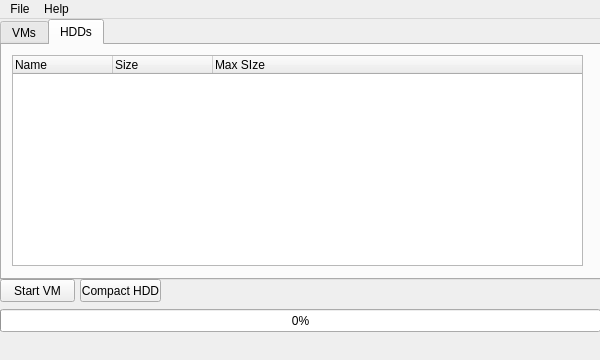
<?xml version="1.0" encoding="UTF-8"?>
<ui version="4.0">
 <class>MainWindowClass</class>
 <widget class="QMainWindow" name="MainWindowClass">
  <property name="geometry">
   <rect>
    <x>0</x>
    <y>0</y>
    <width>600</width>
    <height>360</height>
   </rect>
  </property>
  <property name="sizePolicy">
   <sizepolicy hsizetype="Fixed" vsizetype="Fixed">
    <horstretch>0</horstretch>
    <verstretch>0</verstretch>
   </sizepolicy>
  </property>
  <property name="minimumSize">
   <size>
    <width>600</width>
    <height>360</height>
   </size>
  </property>
  <property name="maximumSize">
   <size>
    <width>600</width>
    <height>360</height>
   </size>
  </property>
  <property name="windowTitle">
   <string>VBMGUI</string>
  </property>
  <widget class="QWidget" name="centralWidget">
   <widget class="QPushButton" name="pushButton">
    <property name="geometry">
     <rect>
      <x>0</x>
      <y>260</y>
      <width>75</width>
      <height>23</height>
     </rect>
    </property>
    <property name="text">
     <string>Start VM</string>
    </property>
   </widget>
   <widget class="QProgressBar" name="progressBar">
    <property name="geometry">
     <rect>
      <x>0</x>
      <y>290</y>
      <width>601</width>
      <height>23</height>
     </rect>
    </property>
    <property name="value">
     <number>0</number>
    </property>
   </widget>
   <widget class="QPushButton" name="pushButton_2">
    <property name="geometry">
     <rect>
      <x>80</x>
      <y>260</y>
      <width>81</width>
      <height>23</height>
     </rect>
    </property>
    <property name="text">
     <string>Compact HDD</string>
    </property>
   </widget>
   <widget class="QTabWidget" name="tabWidget">
    <property name="geometry">
     <rect>
      <x>0</x>
      <y>0</y>
      <width>601</width>
      <height>261</height>
     </rect>
    </property>
    <property name="currentIndex">
     <number>1</number>
    </property>
    <widget class="QWidget" name="tab">
     <attribute name="title">
      <string>VMs</string>
     </attribute>
     <widget class="QListWidget" name="VMList">
      <property name="geometry">
       <rect>
        <x>10</x>
        <y>10</y>
        <width>571</width>
        <height>211</height>
       </rect>
      </property>
      <property name="currentRow">
       <number>-1</number>
      </property>
     </widget>
    </widget>
    <widget class="QWidget" name="tab_2">
     <attribute name="title">
      <string>HDDs</string>
     </attribute>
     <widget class="QTreeWidget" name="HDDList">
      <property name="geometry">
       <rect>
        <x>10</x>
        <y>10</y>
        <width>571</width>
        <height>211</height>
       </rect>
      </property>
      <property name="selectionMode">
       <enum>QAbstractItemView::SingleSelection</enum>
      </property>
      <property name="selectionBehavior">
       <enum>QAbstractItemView::SelectRows</enum>
      </property>
      <column>
       <property name="text">
        <string>Name</string>
       </property>
      </column>
      <column>
       <property name="text">
        <string>Size</string>
       </property>
      </column>
      <column>
       <property name="text">
        <string>Max SIze</string>
       </property>
      </column>
     </widget>
    </widget>
   </widget>
  </widget>
  <widget class="QMenuBar" name="menuBar">
   <property name="geometry">
    <rect>
     <x>0</x>
     <y>0</y>
     <width>600</width>
     <height>21</height>
    </rect>
   </property>
   <widget class="QMenu" name="menuFile">
    <property name="title">
     <string>File</string>
    </property>
   </widget>
   <widget class="QMenu" name="menuHelp">
    <property name="title">
     <string>Help</string>
    </property>
    <addaction name="actionAbout"/>
    <addaction name="actionAbout_Qt"/>
   </widget>
   <addaction name="menuFile"/>
   <addaction name="menuHelp"/>
  </widget>
  <widget class="QStatusBar" name="statusBar">
   <property name="sizeGripEnabled">
    <bool>false</bool>
   </property>
  </widget>
  <action name="actionAbout">
   <property name="text">
    <string>About</string>
   </property>
  </action>
  <action name="actionAbout_Qt">
   <property name="text">
    <string>About Qt</string>
   </property>
  </action>
 </widget>
 <layoutdefault spacing="6" margin="11"/>
 <resources>
  <include location="MainWindow.qrc"/>
 </resources>
 <connections>
  <connection>
   <sender>pushButton</sender>
   <signal>clicked()</signal>
   <receiver>MainWindowClass</receiver>
   <slot>startVM()</slot>
   <hints>
    <hint type="sourcelabel">
     <x>303</x>
     <y>102</y>
    </hint>
    <hint type="destinationlabel">
     <x>351</x>
     <y>96</y>
    </hint>
   </hints>
  </connection>
  <connection>
   <sender>pushButton_2</sender>
   <signal>clicked()</signal>
   <receiver>MainWindowClass</receiver>
   <slot>compactHDD()</slot>
   <hints>
    <hint type="sourcelabel">
     <x>313</x>
     <y>126</y>
    </hint>
    <hint type="destinationlabel">
     <x>395</x>
     <y>123</y>
    </hint>
   </hints>
  </connection>
  <connection>
   <sender>actionAbout</sender>
   <signal>triggered()</signal>
   <receiver>MainWindowClass</receiver>
   <slot>openAboutUI()</slot>
   <hints>
    <hint type="sourcelabel">
     <x>-1</x>
     <y>-1</y>
    </hint>
    <hint type="destinationlabel">
     <x>299</x>
     <y>199</y>
    </hint>
   </hints>
  </connection>
  <connection>
   <sender>actionAbout_Qt</sender>
   <signal>triggered()</signal>
   <receiver>MainWindowClass</receiver>
   <slot>openAboutQt()</slot>
   <hints>
    <hint type="sourcelabel">
     <x>-1</x>
     <y>-1</y>
    </hint>
    <hint type="destinationlabel">
     <x>299</x>
     <y>199</y>
    </hint>
   </hints>
  </connection>
 </connections>
 <slots>
  <slot>startVM()</slot>
  <slot>compactHDD()</slot>
  <slot>openAboutUI()</slot>
  <slot>openAboutQt()</slot>
 </slots>
</ui>
